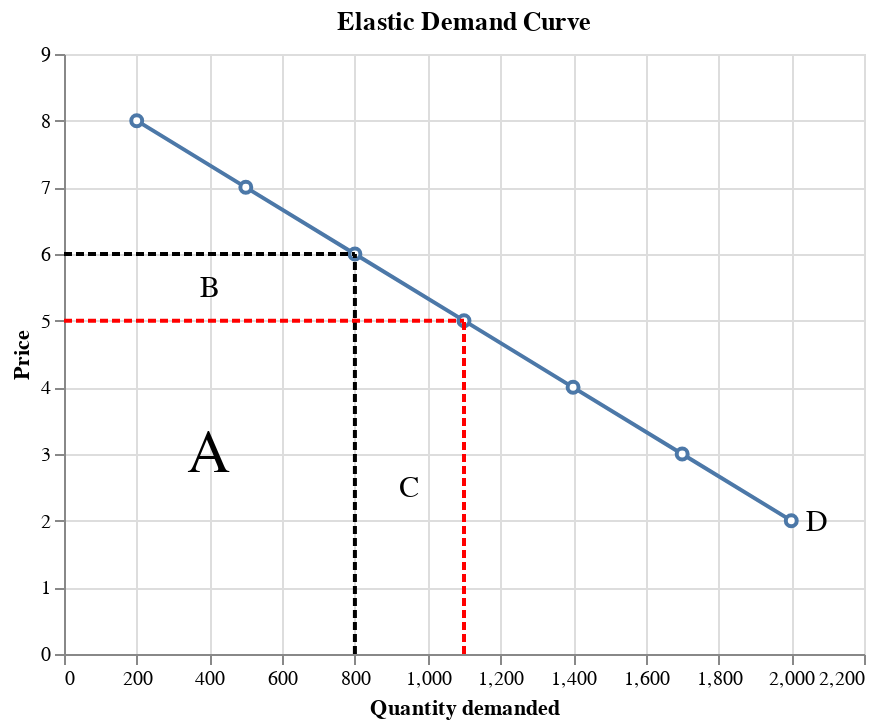

The notebook cell this image was saved under:
### Markdown cell above
**Elastic demand**<br>
The figure below shows how the revenue changes with a change in price.<br>
Case 1: The quantity demanded is 1100 when the price is 5.<br>
Case 2: The quantity demanded is 800 when the price is 6.<br>
Total revenue is the area of the rectangle (price x quantity). Both cases share a common area, A, but the area of C is greater than the area of B. Total revenue in the case 1 is greater than in the case 2.

This is because the percentage change of quantity demanded is greater than the percentage change of quantity price.

**If demand for a good is elastic (the price elasticity of demand is greater than 1), a lower price increases total revenue.**

### Code cell
df = pd.DataFrame(data={'price': list(range(2,9)), 'q':list(range(2000,199,-300))})
fig1 = alt.Chart(df).mark_line(point=alt.OverlayMarkDef(filled=False, fill='white')).encode(
    alt.X('q', title='Quantity demanded', scale=alt.Scale(domain=[0,2010])),
    alt.Y('price', title='Price', scale=alt.Scale(domain=[0,9])),
).properties(title='Elastic Demand Curve')

text1 = alt.Chart({'values':[{'x': 2070, 'y': 2}]}).mark_text(
    text='D',
    fontSize=15
).encode(x='x:Q', y='y:Q')

df_v1 = pd.DataFrame(data={'price': [6, 6], 'q': [0, 800]})
fig_v1 = alt.Chart(df_v1).mark_line(color='black', strokeDash=[4, 2]).encode(
    alt.X('q', title='Quantity demanded'),
    alt.Y('price', title='Price')
)

df_h1 = pd.DataFrame(data={'price': [0, 6], 'q': [800, 800]})
fig_h1 = alt.Chart(df_h1).mark_line(color='black', strokeDash=[4, 2]).encode(
    alt.X('q', title='Quantity demanded'),
    alt.Y('price', title='Price')
)

df_v2 = pd.DataFrame(data={'price': [5, 5], 'q': [0, 1100]})
fig_v2 = alt.Chart(df_v2).mark_line(color='red', strokeDash=[4, 2]).encode(
    alt.X('q', title='Quantity demanded'),
    alt.Y('price', title='Price')
)

df_h2 = pd.DataFrame(data={'price': [0, 5], 'q': [1100, 1100]})
fig_h2 = alt.Chart(df_h2).mark_line(color='red', strokeDash=[4, 2]).encode(
    alt.X('q', title='Quantity demanded'),
    alt.Y('price', title='Price')
)

text2 = alt.Chart({'values':[{'x': 400, 'y': 3}]}).mark_text(
    text='A',
    fontSize=30
).encode(x='x:Q', y='y:Q')

text3 = alt.Chart({'values':[{'x': 400, 'y': 5.5}]}).mark_text(
    text='B',
    fontSize=15
).encode(x='x:Q', y='y:Q')

text4 = alt.Chart({'values':[{'x': 950, 'y': 2.5}]}).mark_text(
    text='C',
    fontSize=15
).encode(x='x:Q', y='y:Q')

fig1 + text1 + fig_v1 + fig_h1 + fig_v2 + fig_h2 + text2 + text3 + text4

### Figure 1 — Vega-Lite specification as saved in the notebook (floating-point values rounded to 4 significant figures)
{"config": {"view": {"continuousWidth": 400, "continuousHeight": 300}}, "layer": [{"data": {"name": "data-5ce1f16a2a5c052a83b80bce27b6ed2f"}, "mark": {"type": "line", "point": {"fill": "white", "filled": false}}, "encoding": {"x": {"type": "quantitative", "field": "q", "scale": {"domain": [0, 2010]}, "title": "Quantity demanded"}, "y": {"type": "quantitative", "field": "price", "scale": {"domain": [0, 9]}, "title": "Price"}}, "title": "Elastic Demand Curve"}, {"data": {"name": "data-96844d39f31d6a62276d444e62ff56b3"}, "mark": {"type": "text", "fontSize": 15, "text": "D"}, "encoding": {"x": {"type": "quantitative", "field": "x"}, "y": {"type": "quantitative", "field": "y"}}}, {"data": {"name": "data-8b0ad4829badf2c0494e9013c81f2aae"}, "mark": {"type": "line", "color": "black", "strokeDash": [4, 2]}, "encoding": {"x": {"type": "quantitative", "field": "q", "title": "Quantity demanded"}, "y": {"type": "quantitative", "field": "price", "title": "Price"}}}, {"data": {"name": "data-60e67b0cb65a25194b819c8704643dea"}, "mark": {"type": "line", "color": "black", "strokeDash": [4, 2]}, "encoding": {"x": {"type": "quantitative", "field": "q", "title": "Quantity demanded"}, "y": {"type": "quantitative", "field": "price", "title": "Price"}}}, {"data": {"name": "data-e75d00f6822bc63035487d97623edde6"}, "mark": {"type": "line", "color": "red", "strokeDash": [4, 2]}, "encoding": {"x": {"type": "quantitative", "field": "q", "title": "Quantity demanded"}, "y": {"type": "quantitative", "field": "price", "title": "Price"}}}, {"data": {"name": "data-f5bf891e45c6741d15b1cbb4f7353f2e"}, "mark": {"type": "line", "color": "red", "strokeDash": [4, 2]}, "encoding": {"x": {"type": "quantitative", "field": "q", "title": "Quantity demanded"}, "y": {"type": "quantitative", "field": "price", "title": "Price"}}}, {"data": {"name": "data-88455aefd5d8c47ef321fd4c802ce5c0"}, "mark": {"type": "text", "fontSize": 30, "text": "A"}, "encoding": {"x": {"type": "quantitative", "field": "x"}, "y": {"type": "quantitative", "field": "y"}}}, {"data": {"name": "data-d0b94b9609fb7ee9e2a78eb9d830b8d3"}, "mark": {"type": "text", "fontSize": 15, "text": "B"}, "encoding": {"x": {"type": "quantitative", "field": "x"}, "y": {"type": "quantitative", "field": "y"}}}, {"data": {"name": "data-3e28fd82e3275432412a3edda36a9d73"}, "mark": {"type": "text", "fontSize": 15, "text": "C"}, "encoding": {"x": {"type": "quantitative", "field": "x"}, "y": {"type": "quantitative", "field": "y"}}}], "$schema": "https://vega.github.io/schema/vega-lite/v4.8.1.json", "datasets": {"data-5ce1f16a2a5c052a83b80bce27b6ed2f": [{"price": 2, "q": 2000}, {"price": 3, "q": 1700}, {"price": 4, "q": 1400}, {"price": 5, "q": 1100}, {"price": 6, "q": 800}, {"price": 7, "q": 500}, {"price": 8, "q": 200}], "data-96844d39f31d6a62276d444e62ff56b3": [{"x": 2070, "y": 2}], "data-8b0ad4829badf2c0494e9013c81f2aae": [{"price": 6, "q": 0}, {"price": 6, "q": 800}], "data-60e67b0cb65a25194b819c8704643dea": [{"price": 0, "q": 800}, {"price": 6, "q": 800}], "data-e75d00f6822bc63035487d97623edde6": [{"price": 5, "q": 0}, {"price": 5, "q": 1100}], "data-f5bf891e45c6741d15b1cbb4f7353f2e": [{"price": 0, "q": 1100}, {"price": 5, "q": 1100}], "data-88455aefd5d8c47ef321fd4c802ce5c0": [{"x": 400, "y": 3}], "data-d0b94b9609fb7ee9e2a78eb9d830b8d3": [{"x": 400, "y": 5.5}], "data-3e28fd82e3275432412a3edda36a9d73": [{"x": 950, "y": 2.5}]}}
